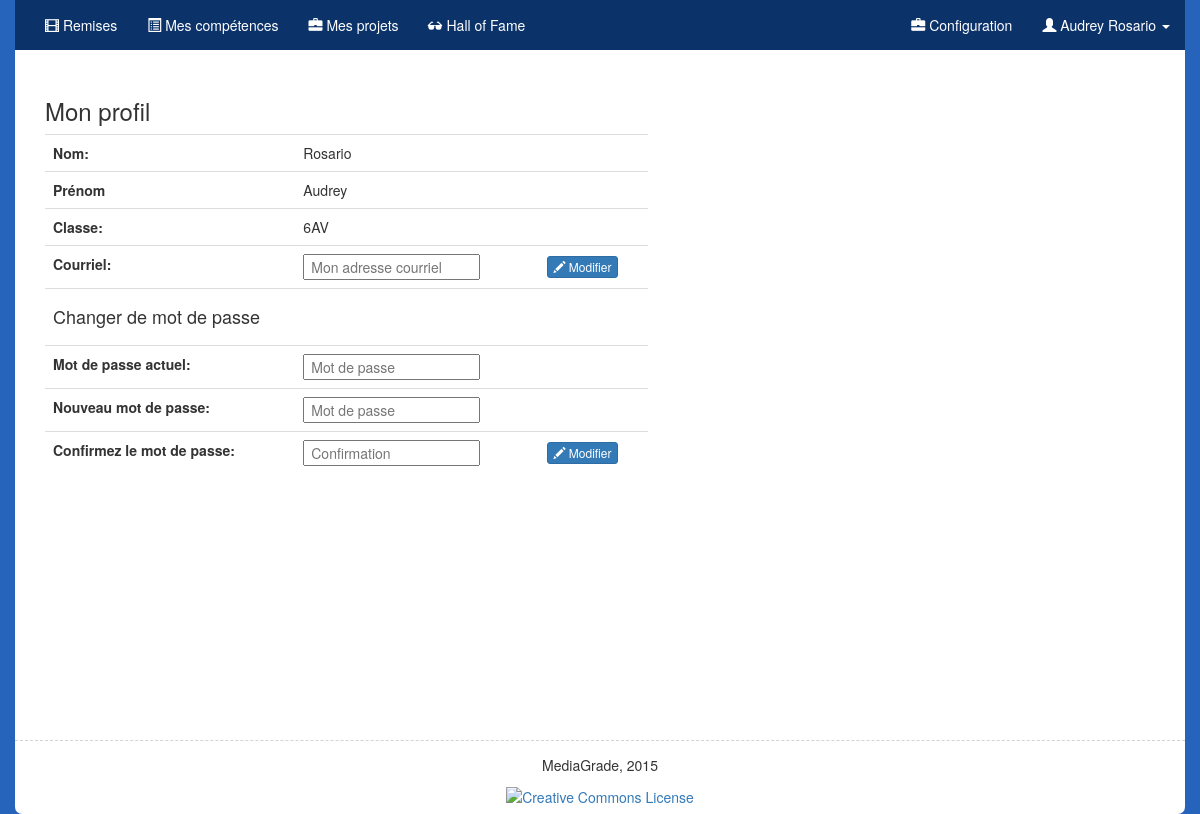
Page /profile.php (signed in) on the earlier database version.
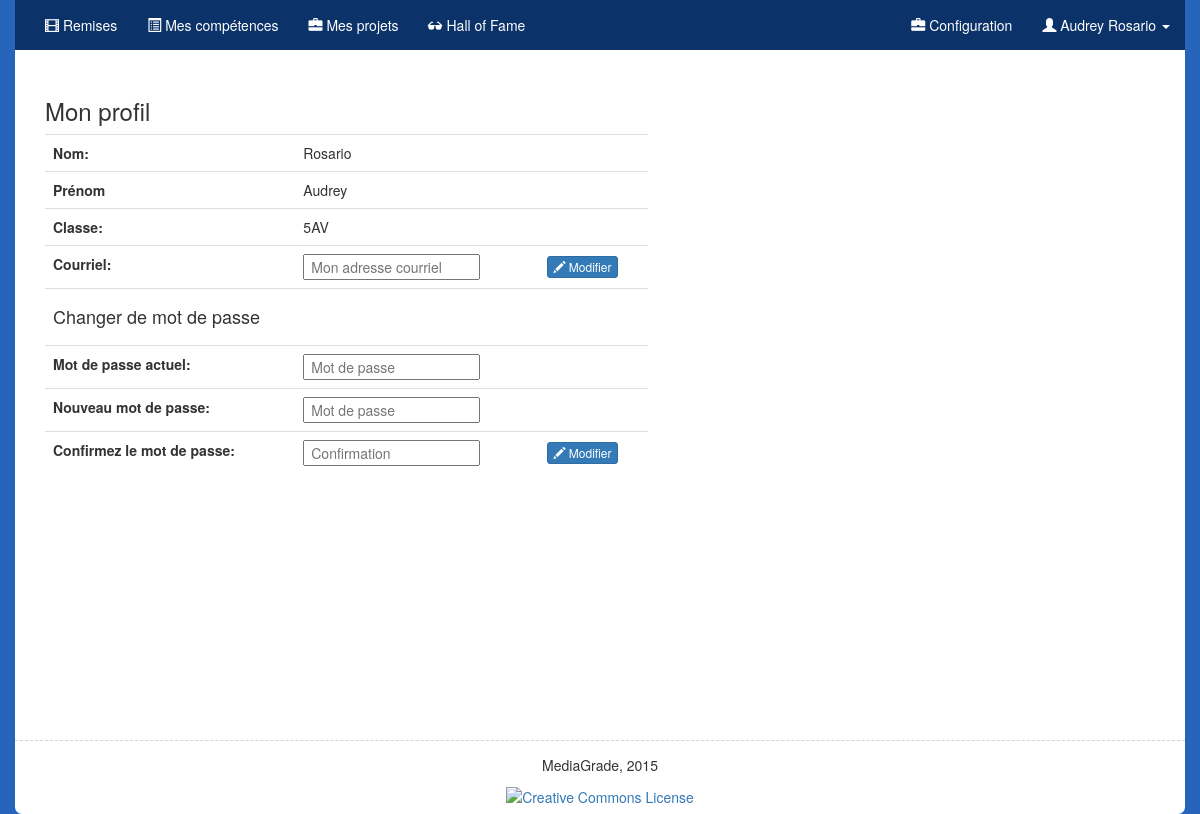
Same page on the later database version.
### tables this page shows
CREATE TABLE IF NOT EXISTS `users` (
  `id` int(11) NOT NULL AUTO_INCREMENT,
  `username` varchar(20) NOT NULL,
  `email` tinytext NOT NULL,
  `hash` varchar(255) NOT NULL,
  `name` varchar(20) NOT NULL,
  `last_name` varchar(20) NOT NULL,
  `class` varchar(5) NOT NULL,
  `is_staff` tinyint(1) NOT NULL,
  PRIMARY KEY (`username`),
  KEY `id` (`id`)
);

### public/profile.php (called while the page is built, shortened)
<?php
    $query = query("SELECT * FROM users WHERE id = ?", $_SESSION["id"]);
    render("profile.php", ["title" => "Profil", "user_data" => $query[0]], true);
?>

### includes/langs/be_FR.php (called while the page is built, shortened)
<?php
$lang = array();
$lang['LANG'] = "fr";
$lang['FORGOT_PASS'] = "J'ai oublié mon mot de passe";
$lang['LOGIN'] = "S'identifier";
$lang['USERNAME'] = "Nom d'utilisateur";
$lang['NAME'] = "Prénom";
$lang['LAST_NAME'] = "Nom";
$lang['PASSWORD'] = "Mot de passe";
$lang['CONFIRM_PASSWORD'] = "Confirmez le mot de passe";
$lang['PASSWORD_MISMATCH'] = "Les mots de passe ne correspondent pas";
$lang['EMAIL'] = "Courriel";
$lang['TEACHER'] = "Professeur";
$lang['BACK'] = "Retour";
$lang['MY_PROFILE'] = "Mon profil";
$lang['CHANGE_PASS'] = "Changer de mot de passe";
$lang['ACTUAL_PASS'] = "Mot de passe actuel";
$lang['NEW_PASS'] = "Nouveau mot de passe";
$lang['CONFIRM_PASS'] = "Confirmez le mot de passe";
$lang['MODIFY'] = "Modifier";
$lang['MY_MAIL'] = "Mon adresse courriel";
$lang['SORRY'] = "Désolé!";
$lang['PROVIDE_PASSWORD'] = "Merci de fournir un mot de passe.";
$lang['ALL_FIELDS_REQUIRED'] = "Tous les champs sont obligatoires!";
$lang['PROVIDE_EMAIL'] = "Courriel non valide";
$lang['SAFE_PASSWORD'] = "Votre mot de passe doit contenir au moins 8 caractères, dont 1 en majuscule et 1 chiffre.";
$lang['ALREADY_USER'] = "Courriel ou nom d'utilisateur déjà utilisé";
$lang['USER_EXPLOIT'] = "\"Touche pas à ça, p'tit con!\"";
$lang['USER_INCLUSION_EXPLOIT'] = "Tentative de RFI détectée...";
$lang['NO_INSTRUCTIONS'] = "Désolé, les consignes ne sont pas (encore) disponibles.";
$lang['MAX_SIZE_REACHED'] = "Taille de fichier supérieure à 200 Mo. Vérifiez votre exportation.";
$lang['UNEXPECTED_FILE_TYPE'] = "Format de fichier inattendu.";
$lang['DIR_CREATION_ERROR'] = "Erreur lors de la création du répertoire.";
$lang['NO_FILE'] = "Choisissez un fichier!";
$lang['SELECT_FILE'] = "Sélectionnez un fichier";
$lang['REQUIRED_ANSWER'] = "Réponse requise!";
$lang['REQUIRED_ANSWER'] = "Réponse requise!";
$lang['INVALID_USER_PASS'] = "Nom d'utilisateur ou mot de passe invalide.";
$lang['GRADES'] = "Évaluations";
$lang['RESULTS'] = "Résultats";
$lang['INSTRUCTIONS'] = "Consignes";
$lang['SUBMIT'] = "Remises";
$lang['SKILLS'] = "Compétences";
$lang['ACCOUNT'] = "Compte";
$lang['GALLERY'] = "Hall of Fame";
$lang['MY_GALLERY'] = "Mes projets";
$lang['GRADE_BOOK'] = "Mes compétences";
$lang['LOGOUT'] = "Déconnection";
$lang['MANAGE_PROJECTS'] = "Gérer les projets";
$lang['RATE'] = "Corriger";
$lang['CONFIG'] = "Configuration";
$lang['NEW_PROJECT'] = "Nouveau projet";
$lang['NO_PDF_READER'] = "<p>It appears your Web browser is not configured to display PDF files.
                            No worries, just <a href='123.pdf'>click here to download the PDF file.</a></p>";
$lang['SUBMIT_FILE'] = "Remise du fichier";
$lang['SELF_ASSESSMENT'] = "Auto-évaluation";
$lang['SUBMIT_WORK'] = "Je remets mon travail";
$lang['DISACTIVATE_PROJECT'] = "Désactiver le projet";
$lang['ACTIVATE_PROJECT'] = "Activer le projet";
$lang['SUBMITTED_FILE'] = "Fichier remis:";
$lang['NOT_GRADED_YET'] = "<p>Votre travail n'a pas encore été évalué.</p>";
$lang['PERCENT'] = "Pourcentage";
?>

### templates/profile.php (the view, shortened to what the changed rows need)
<main class="col-md-10" id="content">
      <div class="row">
        <div class="col-md-8">
           <h3><?= $lang['MY_PROFILE'] ?></h3>
           <form action="profile.php" method="post" role="form">
           <table class="table">
               <tr>
                <td><b><?= $lang['LAST_NAME'] ?>:</b> </td><td><?= $user_data["last_name"]?></td><td></td>
               </tr>
               <tr>
                <td><b><?= $lang['NAME'] ?></b> </td><td><?= $user_data["name"]?></td><td></td>
               </tr>
               <tr>
                <td><b><?= $lang['CLASS'] ?>:</b> </td><td><?= ($_SESSION["admin"] ? $lang['TEACHER'] : $user_data["class"]) ?></td><td></td>
               </tr>                   <tr>
                   <td><b><?= $lang['EMAIL'] ?>:</b> </td>
                   <td><input type="text" name="email" placeholder=" <?= $lang['MY_MAIL'] ?>" value="<?= $user_data["email"]?>" /></td>
                   <td><button type="submit" name="change_email" value="1" class="btn btn-primary btn-xs"><span class="glyphicon glyphicon-pencil"></span> <?= $lang['MODIFY'] ?></button> </td>
               </tr>
                   <td colspan="3"><h4><?= $lang['CHANGE_PASS'] ?></h4></td>
               <tr>
                   <td><b><?= $lang['ACTUAL_PASS'] ?>:</b> </td>
                   <td><input type="password" name="actual_password" placeholder=" <?= $lang['PASSWORD'] ?>"  /></td>
                   <td></td>
               </tr>
               <tr>
                   <td><b><?= $lang['NEW_PASS'] ?>:</b> </td>
                   <td><input type="password" name="new_password" placeholder=" <?= $lang['PASSWORD'] ?>"  /></td>
                   <td></td>
               </tr>
               <tr>
                   <td><b><?= $lang['CONFIRM_PASS'] ?>:</b> </td>
                   <td><input type="password" name="confirm_new_password" placeholder=" Confirmation" /></td>
                   <td><button type="submit" name="change_password" value="1" class="btn btn-primary btn-xs"><span class="glyphicon glyphicon-pencil"></span> <?= $lang['MODIFY'] ?></button> </td>
               </tr>
            </table>
           </form>
        </div>
     </div>
</main>

### templates/menu.php (shortened to what the changed rows need)
<nav class="navbar navbar-default navbar-fixed-top" id="menu">
    <div class="container" <?= ($_SESSION["admin"] ? 'style="background-color:#482084;"' : '') ?>>
         <div id="navbar" class="navbar-collapse collapse">
            <ul class="nav navbar-nav">
            <?php if($_SESSION["admin"]):?>
                 <li><a href="admin.php"><span class="glyphicon glyphicon-film"></span> <?=$lang['MANAGE_PROJECTS']?> </a></li>
                 <li><a href="rating.php"><span class="glyphicon glyphicon-list-alt"></span> <?=$lang['RATE']?></a></li>
                 <li>
                     <a href="#" class="dropdown-toggle" data-toggle="dropdown"><span class="glyphicon glyphicon-th-list"></span>  <?=$lang['RESULTS']?>  <span class="caret"></span></a>
                     <ul class="dropdown-menu dropdown-menu">
                         <?php foreach($classes as $class): ?>
                         <li><a href="admin.php?results=<?= trim($class["class"], " ") ?>"><?= $class["class"] ?></a></li>
                         <?php endforeach ?>
                     </ul>
                 </li>
            <?php else: ?>
                 <li><a href="index.php"><span class="glyphicon glyphicon-film"></span> <?=$lang['SUBMIT']?></a></li>
                 <li><a href="gradebook.php"><span class="glyphicon glyphicon-list-alt"></span> <?=$lang['GRADE_BOOK']?></a></li>
                 <li><a href="gallery.php?my"><span class="glyphicon glyphicon-briefcase"></span> <?=$lang['MY_GALLERY']?></a></li>
            <?php endif ?>
                 <li><a href="gallery.php"><span class="glyphicon glyphicon-sunglasses"></span> <?=$lang['GALLERY']?></a></li>
            </ul>
            <ul class="nav navbar-nav navbar-right">
                 <li><a href="config.php"><span class="glyphicon glyphicon-briefcase"></span> <?=$lang['CONFIG']?></a></li>
                 <li class="dropdown">
                     <a href="#" class="dropdown-toggle" data-toggle="dropdown"><span class="glyphicon glyphicon-user"></span> <?= $username[0]["name"] . " " . $username[0]["last_name"] ?> <span class="caret"></span></a>
                 </li>
            </ul>
         </div>
     </div>
</nav>

Differences in the rows shown:
changed users "Audrey": class "6AV" → "5AV"
